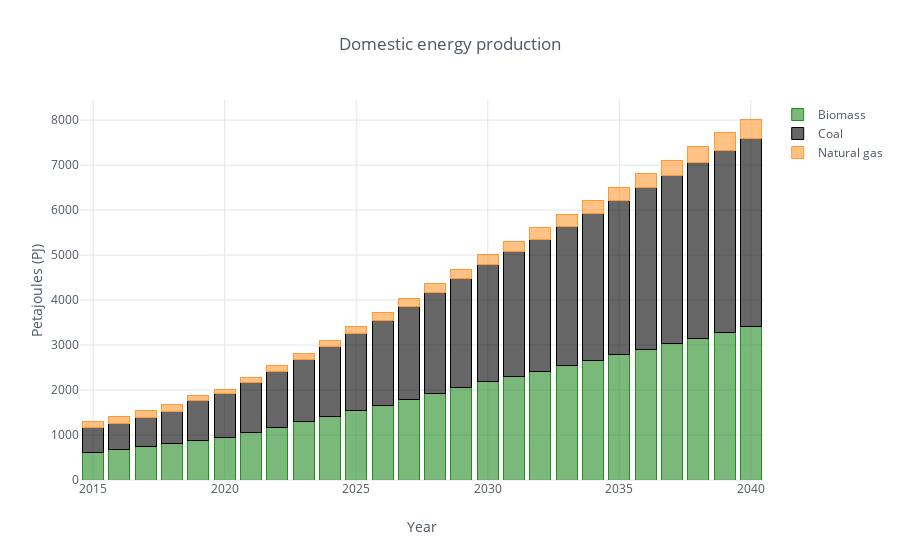

The cell this chart's notebook holds for it:
### Code cell
#Domestic fuel production
fuels = ['OHC', 'GSL','DSL','LPG', 'JFL','HFO','NGS']

dom_prd_df = all_params['ProductionByTechnologyAnnual'][all_params['ProductionByTechnologyAnnual'].t.str.startswith('MIN')|
                                                       all_params['ProductionByTechnologyAnnual'].t.str.startswith('RNW')].drop('r', axis=1)
dom_prd_df = df_filter(dom_prd_df,3,6,[])

for each in dom_prd_df.columns:
    if each in ['Land','Water','Geothermal','Hydro','Solar','Wind']:
        dom_prd_df = dom_prd_df.drop(each, axis=1)
df_plot(dom_prd_df,'Petajoules (PJ)','Domestic energy production')

### Figure 1 — Plotly figure (JSON) as saved in the notebook; plotly's stock layout.template omitted (floating-point values rounded to 4 significant figures)
{"data": [{"marker": {"color": "rgba(34, 139, 34, 0.6)", "line": {"color": "rgba(34, 139, 34, 1.0)", "width": 1}}, "name": "Biomass", "orientation": "v", "text": "", "type": "bar", "uid": "1263314e-b90d-455a-b7c1-3b97964ab1b9", "x": [2015, 2016, 2017, 2018, 2019, 2020, 2021, 2022, 2023, 2024, 2025, 2026, 2027, 2028, 2029, 2030, 2031, 2032, 2033, 2034, 2035, 2036, 2037, 2038, 2039, 2040], "y": [610.4, 675.2, 741.7, 809.7, 876.8, 944.7, 1060.0, 1177.0, 1296.0, 1418.0, 1541.0, 1666.0, 1793.0, 1921.0, 2051.0, 2183.0, 2301.0, 2420.0, 2540.0, 2661.0, 2783.0, 2907.0, 3031.0, 3156.0, 3283.0, 3410.0]}, {"marker": {"color": "rgba(0, 0, 0, 0.6)", "line": {"color": "rgba(0, 0, 0, 1.0)", "width": 1}}, "name": "Coal", "orientation": "v", "text": "", "type": "bar", "uid": "b54ba6d1-9ba6-4109-abed-93456c3b15fb", "x": [2015, 2016, 2017, 2018, 2019, 2020, 2021, 2022, 2023, 2024, 2025, 2026, 2027, 2028, 2029, 2030, 2031, 2032, 2033, 2034, 2035, 2036, 2037, 2038, 2039, 2040], "y": [557.7, 583.8, 648.4, 708.4, 899.4, 970.6, 1103.0, 1242.0, 1379.0, 1543.0, 1713.0, 1889.0, 2065.0, 2244.0, 2425.0, 2608.0, 2771.0, 2936.0, 3103.0, 3271.0, 3441.0, 3594.0, 3747.0, 3904.0, 4047.0, 4184.0]}, {"marker": {"color": "rgba(255, 153, 51, 0.6)", "line": {"color": "rgba(255, 153, 51, 1.0)", "width": 1}}, "name": "Natural gas", "orientation": "v", "text": "", "type": "bar", "uid": "9e3d825d-b4c1-41b9-9d2d-cff8bda834f2", "x": [2015, 2016, 2017, 2018, 2019, 2020, 2021, 2022, 2023, 2024, 2025, 2026, 2027, 2028, 2029, 2030, 2031, 2032, 2033, 2034, 2035, 2036, 2037, 2038, 2039, 2040], "y": [130.9, 156.8, 163.4, 170.2, 93.75, 96.38, 108.1, 120.1, 132.3, 144.7, 157.5, 170.3, 183.3, 196.5, 209.4, 222.9, 234.9, 247.1, 259.4, 271.8, 284.2, 308.9, 334.9, 362.4, 399.9, 431.0]}], "layout": {"barmode": "stack", "legend": {"bgcolor": "#FFFFFF", "font": {"color": "#4D5663"}, "traceorder": "normal"}, "paper_bgcolor": "#FFFFFF", "plot_bgcolor": "#FFFFFF", "title": {"font": {"color": "#4D5663"}, "text": "Domestic energy production"}, "xaxis": {"gridcolor": "#E1E5ED", "showgrid": true, "tickfont": {"color": "#4D5663"}, "title": {"font": {"color": "#4D5663"}, "text": "Year"}, "zerolinecolor": "#E1E5ED"}, "yaxis": {"gridcolor": "#E1E5ED", "showgrid": true, "tickfont": {"color": "#4D5663"}, "title": {"font": {"color": "#4D5663"}, "text": "Petajoules (PJ)"}, "zerolinecolor": "#E1E5ED"}}}
